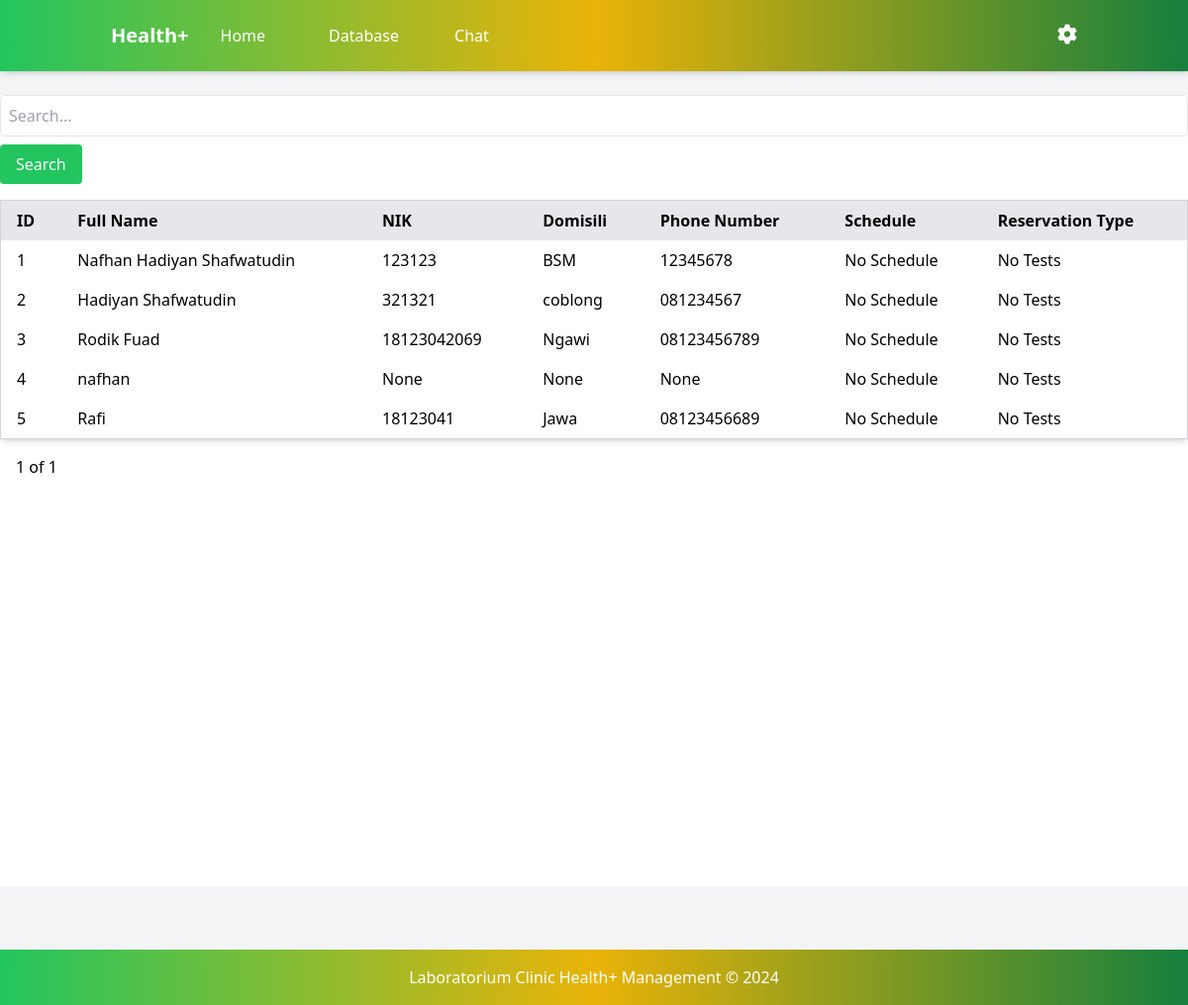
The page /database on the database as committed earlier.
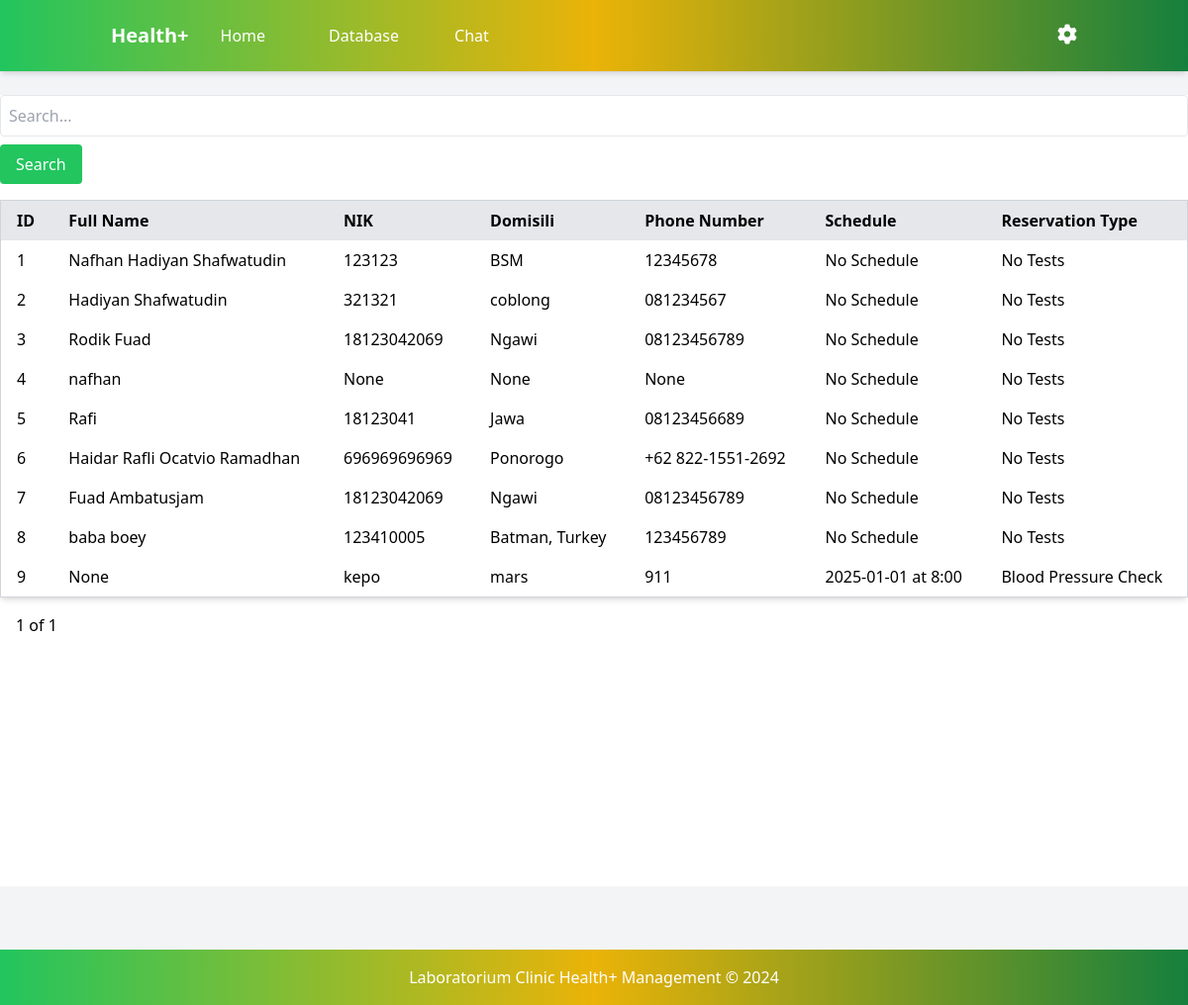
The same page on the database as committed later.
### app/models.py (models this page shows, shortened)
class PersonalData(db.Model):
    id = db.Column(db.Integer, primary_key=True)
    user_id = db.Column(db.Integer, db.ForeignKey('user.id'), unique=True, nullable=False)
    full_name = db.Column(db.String(100), nullable=False)
    nik = db.Column(db.String(20), nullable=False)
    domicile = db.Column(db.String(100), nullable=False)
    phone = db.Column(db.String(15), nullable=False)
    created_at = db.Column(db.DateTime, default=datetime.utcnow)
    user = db.relationship('User', backref=db.backref('personal_data', uselist=False), lazy=True)
    reservations = db.relationship('Reservation', back_populates='patient', lazy=True)

class Reservation(db.Model):
    id = db.Column(db.Integer, primary_key=True)
    patient_id = db.Column(db.Integer, db.ForeignKey('personal_data.id'), nullable=False)  # Foreign key ke PersonalData.id
    reservation_date = db.Column(db.String(20), nullable=False)
    reservation_time = db.Column(db.String(5), nullable=False)
    tests = db.Column(db.String(255), nullable=False)
    patient = db.relationship('PersonalData', back_populates='reservations')

### app/routes.py (the view, shortened to what this page needs)
@routes.route('/database', methods=['GET', 'POST'])
def database():
    search_query = request.args.get('search', '').strip()
    page = request.args.get('page', 1, type=int)  # Untuk navigasi halaman
    query = db.session.query(PersonalData).outerjoin(Reservation, Reservation.patient_id == PersonalData.id)
    patients = query.paginate(page=page, per_page=15, error_out=False)
    print(f"Total Pasien: {patients.total}")
    print(f"Jumlah Halaman: {patients.pages}")
    return render_template('database.html', patients=patients, search_query=search_query)

### templates/database.html (shortened to what this page needs)
{% extends "base_admin.html" %}
{% block content %}
<div class="min-h-screen bg-white bg-cover bg-center">
    <header class="bg-gradient-to-r from-green-500 via-yellow-500 to-green-700 text-white  shadow-md py-4 fixed w-full top-0 z-10">
        <div class="container mx-auto flex justify-between items-center px-6 space-x-8">
            <div class="flex items-center space-x-8">
                <a href="{{ url_for('routes.home_admin') }}" class="font-bold text-xl whitespace-nowrap">Health+</a>
                <nav class="flex space-x-6 items-center">
                    <a href="{{ url_for('routes.home_admin') }}" class="hover:underline">Home</a>
                        <a href="{{ url_for('routes.database') }}" class="block px-4 py-2 hover:bg-blue-100 hover:underline">Database</a>
                    <a href="{{ url_for('routes.chat_admin') }}" class="block px-4 py-2 hover:bg-blue-100 hover:underline">Chat</a>
                </nav>
            </div>
            <div class="relative">
                <button id="settingsButton" class="focus:outline-none">
                  <i id="settingsIcon" class="fa fa-cog text-xl cursor-pointer"></i>
                </button>
              </div>
        </div>
    </header>
    <form method="GET" action="{{ url_for('routes.database') }}" class="mb-4">
        <input type="text" name="search" value="{{ search_query }}" placeholder="Search..." class="border p-2 rounded w-full" />
        <button type="submit" class="bg-green-500 text-white px-4 py-2 rounded mt-2">Search</button>
    </form>
    <table class="min-w-full bg-white border border-gray-300 rounded shadow-md">
        <thead>
            <tr class="bg-gray-200">
                <th class="px-4 py-2 text-left">ID</th>
                <th class="px-4 py-2 text-left">Full Name</th>
                <th class="px-4 py-2 text-left">NIK</th>
                <th class="px-4 py-2 text-left">Domisili</th>
                <th class="px-4 py-2 text-left">Phone Number</th>
                <th class="px-4 py-2 text-left">Schedule</th>
                <th class="px-4 py-2 text-left">Reservation Type</th>
            </tr>
        </thead>
        <tbody>
            {% for patient in patients.items %}
                <tr>
                    <td class="px-4 py-2">{{ patient.id }}</td>
                    <td class="px-4 py-2">{{ patient.full_name }}</td>
                    <td class="px-4 py-2">{{ patient.nik }}</td>
                    <td class="px-4 py-2">{{ patient.domicile }}</td>
                    <td class="px-4 py-2">{{ patient.phone }}</td>
                    <td class="px-4 py-2">
                        {% if patient.reservations %}
                            {{ patient.reservations[0].reservation_date }} at {{ patient.reservations[0].reservation_time }}
                        {% else %}
                            No Schedule
                        {% endif %}
                    </td>
                    <td class="px-4 py-2">
                        {% if patient.reservations %}
                            {{ patient.reservations[0].tests }}
                        {% else %}
                            No Tests
                        {% endif %}
                    </td>
                </tr>
            {% else %}
                <tr>
                    <td colspan="7" class="text-center px-4 py-2">No data available</td>
                </tr>
            {% endfor %}
        </tbody>
    </table>
    <div class="mt-4">
        <span class="px-4 py-2">{{ patients.page }} of {{ patients.pages }}</span>
    </div>
</div>
{% endblock %}

### templates/base_admin.html (shortened to what this page needs)
<!DOCTYPE html>
<html lang="en">
<head>
    <link rel="stylesheet" href="{{ url_for('static', filename='css/output.css') }}">
    <link rel="stylesheet" href="https://cdnjs.cloudflare.com/ajax/libs/font-awesome/6.0.0-beta3/css/all.min.css">
</head>
<body class="bg-gray-100">
    <header>
        <nav class=" bg-gradient-to-r from-green-500 via-yellow-500 to-green-700 text-white p-4 text-white">
            <div class="container mx-auto">
                <h1 class="text-2xl">Lab Clinic Health+ Management</h1>
            </div>
        </nav>
    </header>
    <main class="py-8">
        {% block content %}
        {% endblock %}
    </main>
    <footer class="text-white text-center p-4 mt-8  bg-gradient-to-r from-green-500 via-yellow-500 to-green-700">
        <p>Laboratorium Clinic Health+ Management © 2024</p>
    </footer>
</body>
</html>

Rows that differ between the two databases and show on the page:
added PersonalData: id "6", full_name "Haidar Rafli Ocatvio Ramadhan", nik "696969696969", domicile "Ponorogo", phone "+62 822-1551-2692", shows "No Schedule", shows "No Tests"
added PersonalData: id "7", full_name "Fuad Ambatusjam", nik "18123042069", domicile "Ngawi", phone "08123456789", shows "No Schedule", shows "No Tests"
added PersonalData: id "8", full_name "baba boey", nik "123410005", domicile "Batman, Turkey", phone "123456789", shows "No Schedule", shows "No Tests"
added PersonalData: id "9", full_name "None", nik "kepo", domicile "mars", phone "911", reservation_date "2025-01-01", reservation_time "8:00", tests "Blood Pressure Check"
